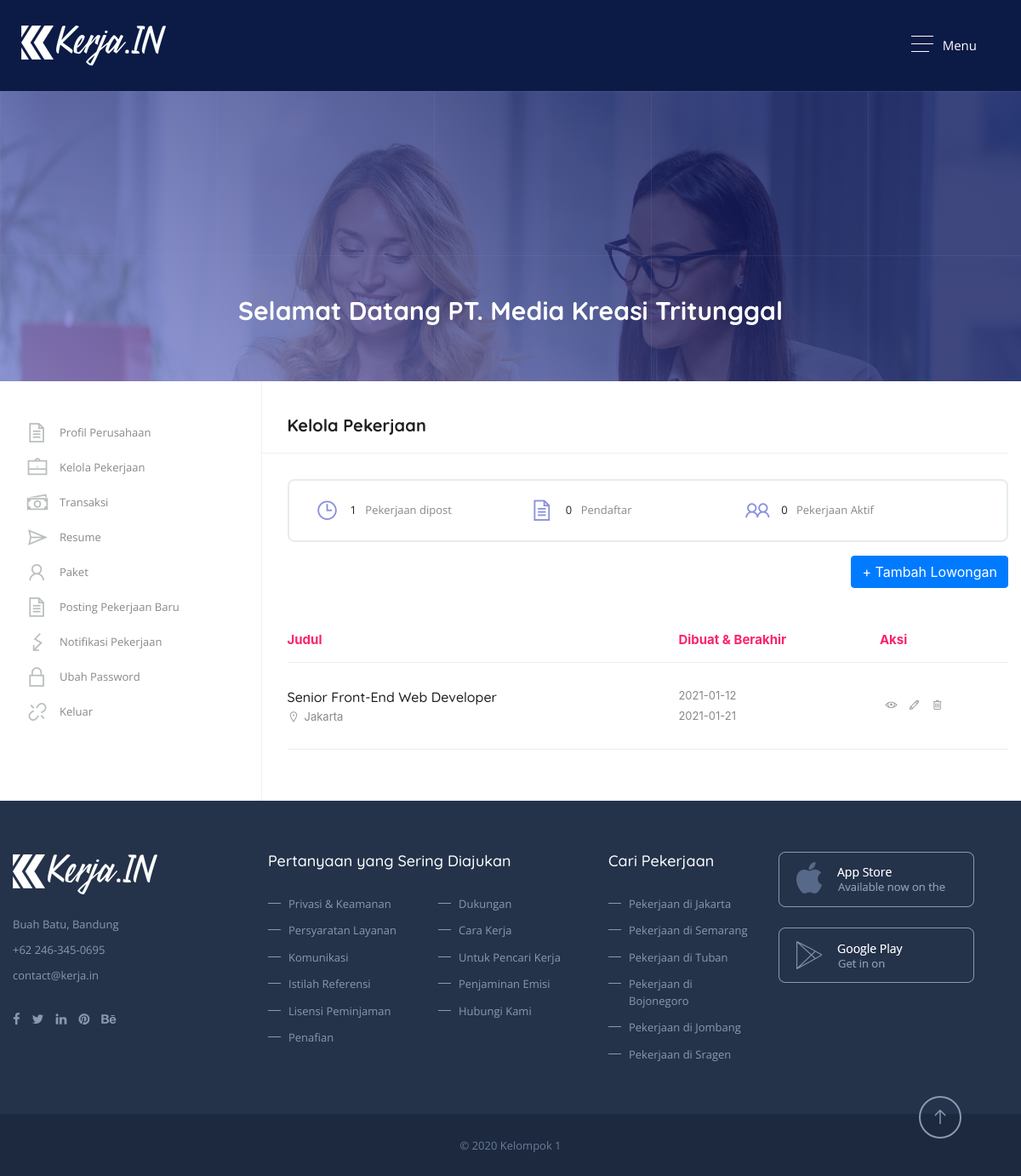
The page /perusahaan-dashboard.php (signed in) on the database its author committed.
### tables this page shows
CREATE TABLE `tb_perusahaan` (
  `id_perusahaan` int(11) NOT NULL,
  `id_user` int(11) NOT NULL,
  `nama` varchar(100) NOT NULL,
  `industri` varchar(100) NOT NULL,
  `jenis` varchar(50) NOT NULL,
  `kota` varchar(100) NOT NULL,
  `tentang` text NOT NULL,
  `foto` varchar(100) NOT NULL,
  `tahun_berdiri` varchar(4) NOT NULL,
  `website` varchar(100) NOT NULL,
  `ukuran` varchar(100) NOT NULL
);

CREATE TABLE `tb_lowongan` (
  `id_lowongan` int(11) NOT NULL,
  `id_perusahaan` int(11) NOT NULL,
  `judul` varchar(100) NOT NULL,
  `deskripsi` text NOT NULL,
  `tanggal_buka` date NOT NULL,
  `tanggal_tutup` date NOT NULL,
  `keahlian` varchar(100) NOT NULL,
  `jenis_pekerjaan` varchar(100) NOT NULL,
  `gaji` varchar(100) NOT NULL
);

### perusahaan-dashboard.php (the view, shortened to what this page needs)
<?php include 'php/head.php'; ?>
<?php
include 'php/koneksi.php';
$username = $_SESSION['username'];
$data = mysqli_query($koneksi,"SELECT * FROM tb_user a, tb_perusahaan b where a.id = b.id_user and a.username='$username'");
$lw = mysqli_query($koneksi,"SELECT * FROM tb_lowongan a, tb_perusahaan b, tb_user c where a.id_perusahaan = b.id_perusahaan and b.id_user = c.id and c.username='$username'");
$ceklw = mysqli_num_rows($lw);
while ($a=mysqli_fetch_array($data)) {
        ?>
<?php include 'php/perusahaan-header.php'; ?>
    <section class="overlape">
        <div class="block no-padding">
            <div data-velocity="-.1" style="background: url(images/resource/mslider1.jpg) repeat scroll 50% 422.28px transparent;" class="parallax scrolly-invisible no-parallax"></div>
            <div class="container fluid">
                <div class="row">
                    <div class="col-lg-12">
                        <div class="inner-header">
                            <h3>Selamat Datang <?=$a['nama']?></h3>
                        </div>
                    </div>
                </div>
            </div>
        </div>
    </section>
<?php }  ?>
    <section>
        <div class="block no-padding">
            <div class="container">
                 <div class="row no-gape">
                    <aside class="col-lg-3 column border-right">
                        <div class="widget">
                            <div class="tree_widget-sec">
                                <ul>
                                    <li><a href="#" title=""><i class="la la-file-text"></i>Profil Perusahaan</a></li>
                                    <li><a href="perusahaan-dashboard.php" title=""><i class="la la-briefcase"></i>Kelola Pekerjaan</a></li>
                                    <li><a href="#" title=""><i class="la la-money"></i>Transaksi</a></li>
                                    <li><a href="perusahaan-resume.php" title=""><i class="la la-paper-plane"></i>Resume</a></li>
                                    <li><a href="#" title=""><i class="la la-user"></i>Paket</a></li>
                                    <li><a href="perusahaan-post.php" title=""><i class="la la-file-text"></i>Posting Pekerjaan Baru</a></li>
                                    <li><a href="#" title=""><i class="la la-flash"></i>Notifikasi Pekerjaan</a></li>
                                    <li><a href="#" title=""><i class="la la-lock"></i>Ubah Password</a></li>
                                    <li><a href="php/logout.php" title=""><i class="la la-unlink"></i>Keluar</a></li>
                                </ul>
                            </div>
                        </div>
                    </aside>
                    <div class="col-lg-9 column">
                        <div class="padding-left">
                            <div class="manage-jobs-sec">
                                <h3>Kelola Pekerjaan</h3>
                                <div class="extra-job-info">
                                    <span><i class="la la-clock-o"></i><strong><?php echo $ceklw; ?></strong> Pekerjaan dipost</span>
                                    <span><i class="la la-file-text"></i><strong>0</strong> Pendaftar</span>
                                    <span><i class="la la-users"></i><strong>0</strong> Pekerjaan Aktif</span>
                                </div>
                                <a href="perusahaan-post.php" title="Tambah Lowongan" class="btn btn-primary mt-3 float-right">+ Tambah Lowongan</a>
                                <table>
                                    <thead>
                                        <tr>
                                            <td>Judul</td>
                                            <td>Dibuat & Berakhir</td>
                                            <td>Aksi</td>
                                        </tr>
                                    </thead>
                                    <tbody>
<?php
while ($a=mysqli_fetch_array($lw)) {
        ?>
                                        <tr>
                                            <td>
                                                <div class="table-list-title">
                                                    <h3><a href="#" title=""><?=$a['judul']?></a></h3>
                                                    <span><i class="la la-map-marker"></i><?=$a['kota']?></span>
                                                </div>
                                            </td>
                                            <td>
                                                <span><?=$a['tanggal_buka']?></span><br />
                                                <span><?=$a['tanggal_tutup']?></span>
                                            </td>
                                            <td>
                                                <ul class="action_job">
                                                    <li><span>Lihat</span><a href="#" title=""><i class="la la-eye"></i></a></li>
                                                    <li><span>Edit</span><a href="perusahaan-postedit.php?id=<?=$a['id_lowongan']?>" title="Edit"><i class="la la-pencil"></i></a></li>
                                                    <li><span>Hapus</span><a href="php/hapus-lowongan.php?id=<?=$a['id_lowongan']?>" title="Hapus"><i class="la la-trash-o"></i></a></li>
                                                </ul>
                                            </td>
                                        </tr>
<?php } ?>
                                    </tbody>
                                </table>
                            </div>
                        </div>
                    </div>
                 </div>
            </div>
        </div>
    </section>
<?php include 'php/footer.php'; ?>

### php/perusahaan-header.php (shortened to what this page needs)
<body>
<div class="theme-layout" id="scrollup">
    <div class="responsive-header">
        <div class="responsive-menubar">
            <div class="res-logo"><a href="index.php" title=""><img src="images/resource/logo.png" alt="" /></a></div>
            <div class="menu-resaction">
                <div class="res-openmenu">
                    <img src="images/icon.png" alt="" /> Menu
                </div>
            </div>
        </div>
    </div>

### css/responsive.css (style rules this page uses)
@media (max-width:1200px) { .responsive-header { display: block; } }

### rows shown on the page
tb_perusahaan: nama "PT. Media Kreasi Tritunggal"
tb_lowongan: judul "Senior Front-End Web Developer", id_perusahaan.kota "Jakarta", tanggal_buka "2021-01-12", tanggal_tutup "2021-01-21"

### other values the page prints
$ceklw "1"
